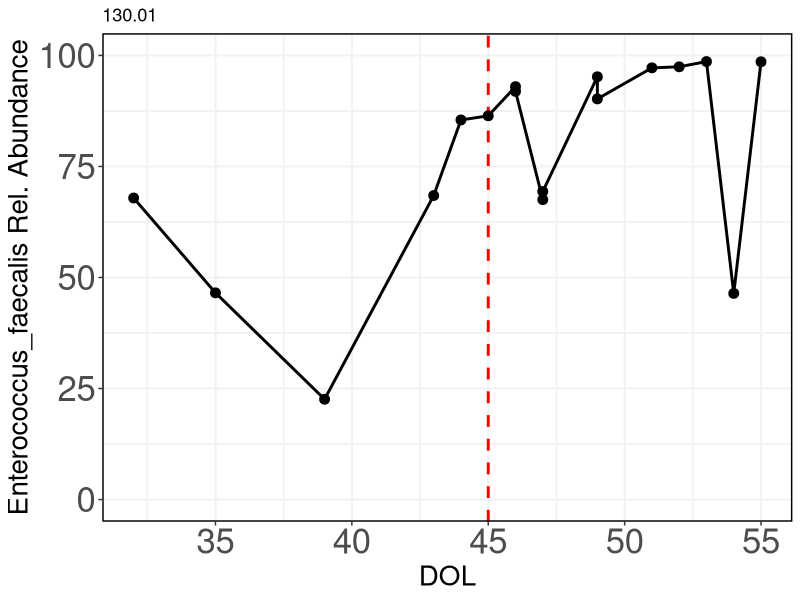
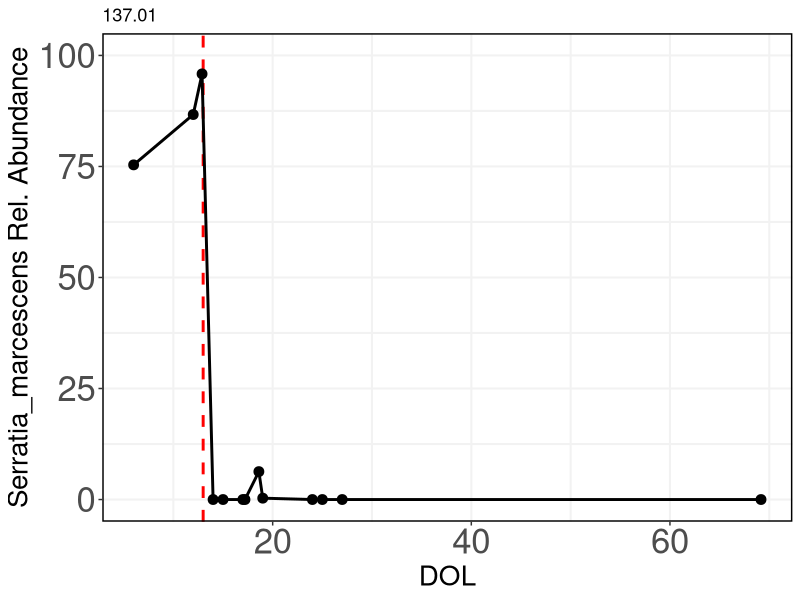
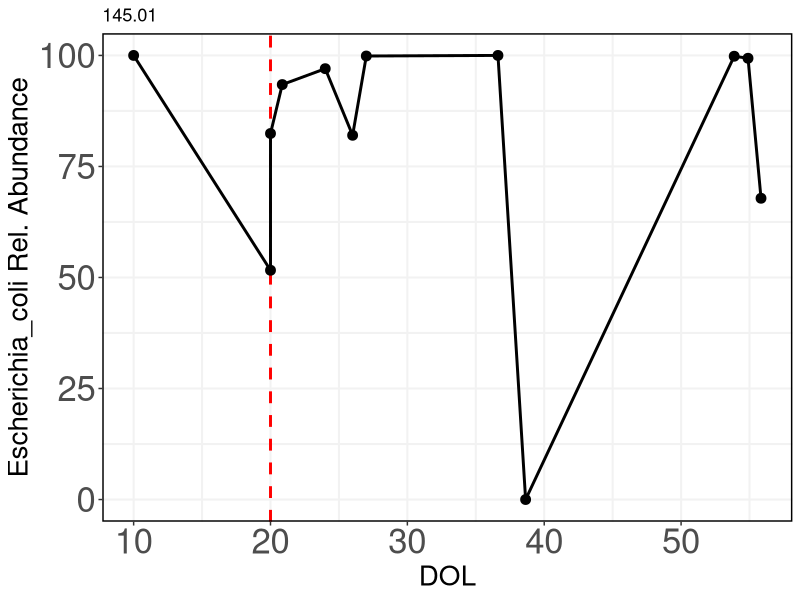
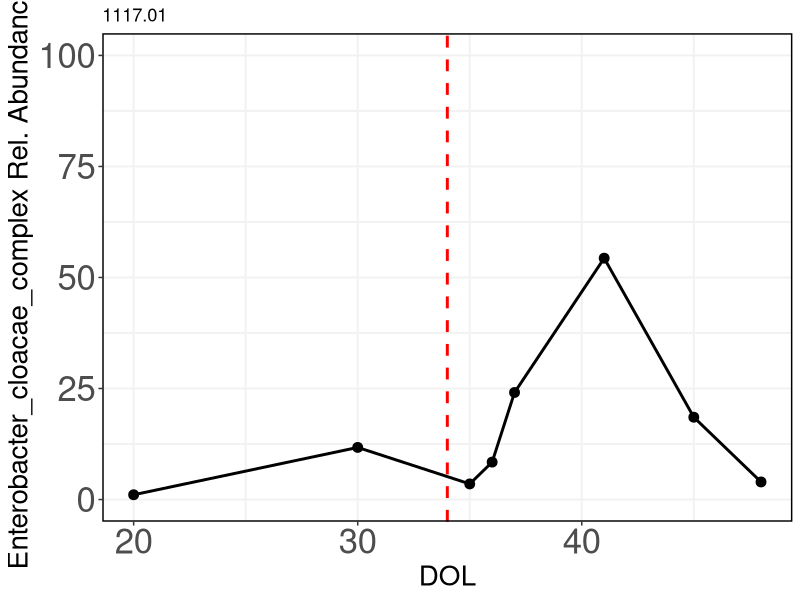
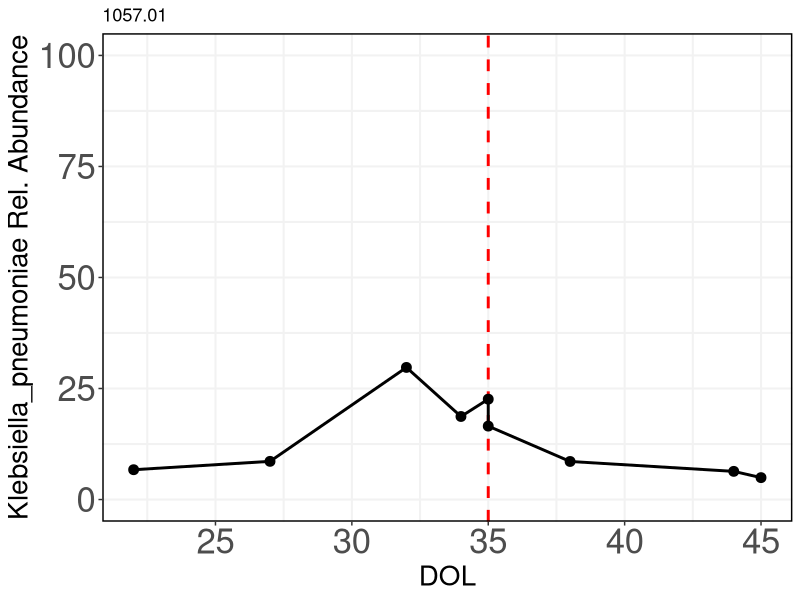
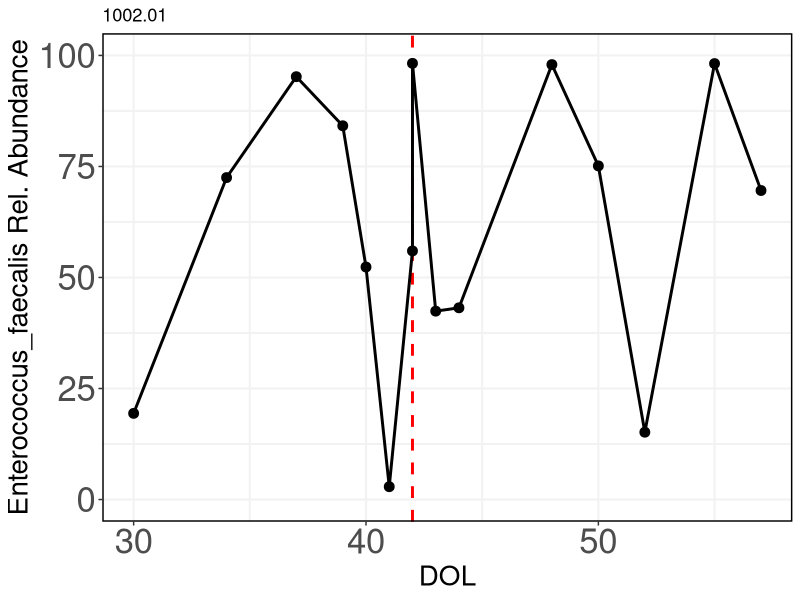
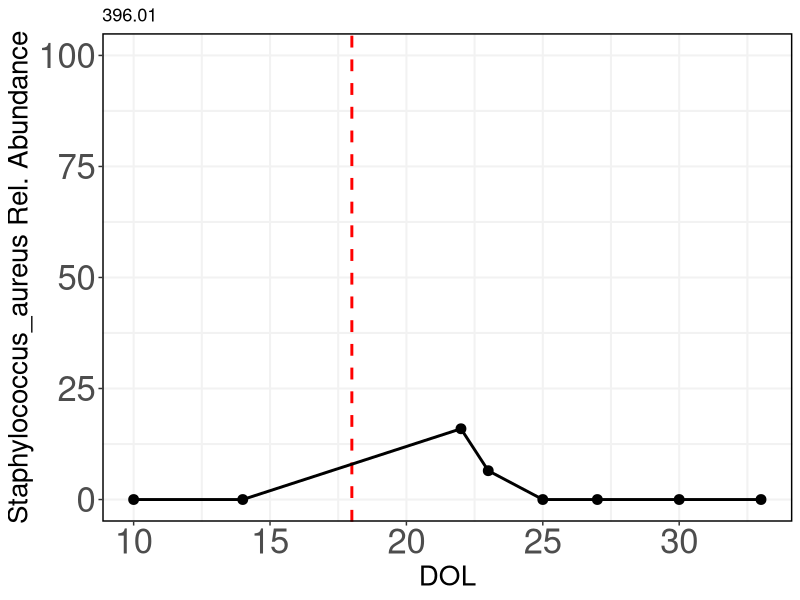
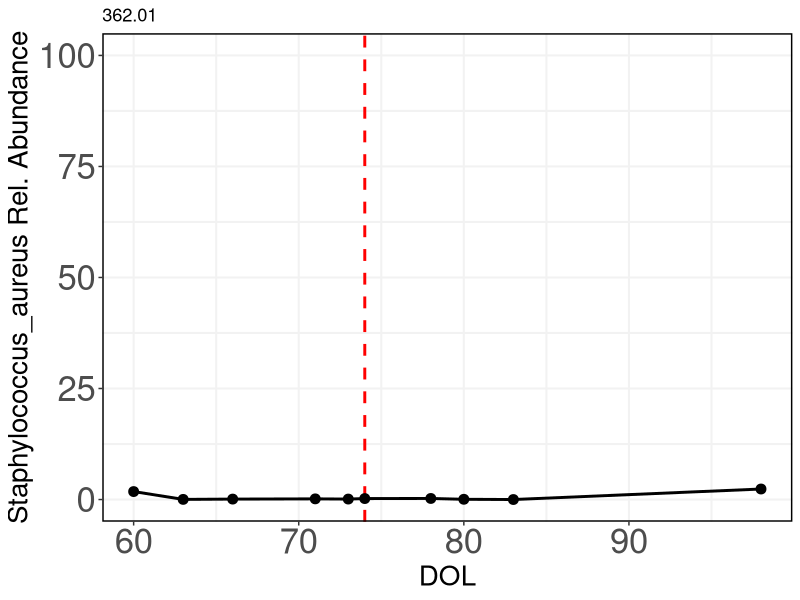

Write the R code that produced these figures, in order.
library(ggplot2)
library(RColorBrewer)
library(reshape2)


setwd("/path/to/github/repo/NICUBSI/tables")

# GENERATE METAPHLAN LINE/DOT PLOTS

species = read.table("211210_wide_metaphlanStandard_species_100k.txt", header=T, sep=" ")
species$dol = sapply(strsplit(as.character(species$Sample), "_"), function(s) s[2])
species$id = sapply(strsplit(as.character(species$Sample), "_"), function(s) s[1])

exp_ids = c("130.01", "137.01", "145.01", "1117.01","1057.01","1002.01", "396.01", "362.01", "340.01","297.01",
            "273.01", "254.01", "225.01", "205.01", "96.01", "87.01","86.01", "151.01", "175.01")
bugs = c("s__Enterococcus_faecalis", "s__Serratia_marcescens", "s__Escherichia_coli", "s__Enterobacter_cloacae_complex", 
         "s__Klebsiella_pneumoniae", "s__Enterococcus_faecalis","s__Staphylococcus_aureus","s__Staphylococcus_aureus",
         "s__Klebsiella_pneumoniae", "s__Escherichia_coli", "s__Serratia_marcescens", "s__Staphylococcus_aureus",
         "s__Staphylococcus_aureus", "s__Serratia_marcescens", "s__Staphylococcus_aureus", "s__Streptococcus_agalactiae",
         "s__Staphylococcus_aureus", "s__Streptococcus_agalactiae", "s__Streptococcus_agalactiae")
infx_dols = c(45, 13, 20, 34, 35, 42, 18, 74, 48, 32, 19, 21, 14, 14, 27, 50, 26, 41, 81)

exp_data = data.frame(ids=exp_ids, bug=bugs, infx_dol=infx_dols)
opath = "/path/to/output_dir"

dir.create(opath)

for(exp_id in as.character(exp_data$ids)){
  subject_data = species[species$id == exp_id,]
  subject_data$dol = gsub("a|b|c", "", subject_data$dol)
  bug = exp_data[match(exp_id, exp_data$ids), c("bug")]
  infx_dol = exp_data[match(exp_id, exp_data$ids), c("infx_dol")]
  sub_data = subject_data[, c("dol", as.character(bug))]
  colnames(sub_data) = c("dol","bug")
  ggplot(sub_data, aes(x=as.numeric(dol), y=bug)) + 
    ylim(limits=c(0, 100)) +
    geom_vline(xintercept=infx_dol, color="red", linetype="dashed", size=1) +
    geom_line(size=1) +
    geom_point(size=3) +
    theme(legend.position = "none",
          axis.text = element_text(size=25),
          axis.title = element_text(size=20),
          panel.background = element_rect(fill = 'white', colour = 'white'),
          panel.grid.major = element_line(color="grey95", size=0.7), 
          panel.grid.minor = element_line(color="grey95", size=0.7),
          panel.border = element_rect(colour = "black", fill=NA, size=1)) +
    xlab("DOL") +
    ggtitle(exp_id) +
    ylab(paste(substr(as.character(bug), 4, nchar(as.character(bug))), "Rel. Abundance"))
  ggsave(filename=paste0(exp_id, "_0_100_v3.pdf"), path=opath, units="in", width=12, height=7)
}

